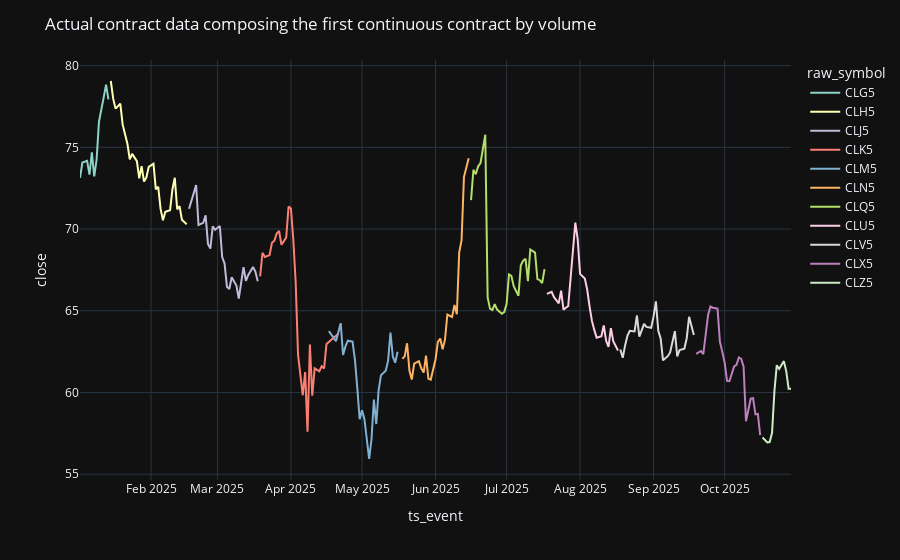

Notebook cell for this chart:
### Code cell
continuous_symbol = continuous_by_volume[0]
fig = px.line(
    ohlcv_vol[ohlcv_vol["symbol"] == continuous_symbol],
    x="ts_event",
    y="close",
    color="raw_symbol",
)
fig.update_layout(
    title_text="Actual contract data composing the first continuous contract by volume"
)
fig.show()
